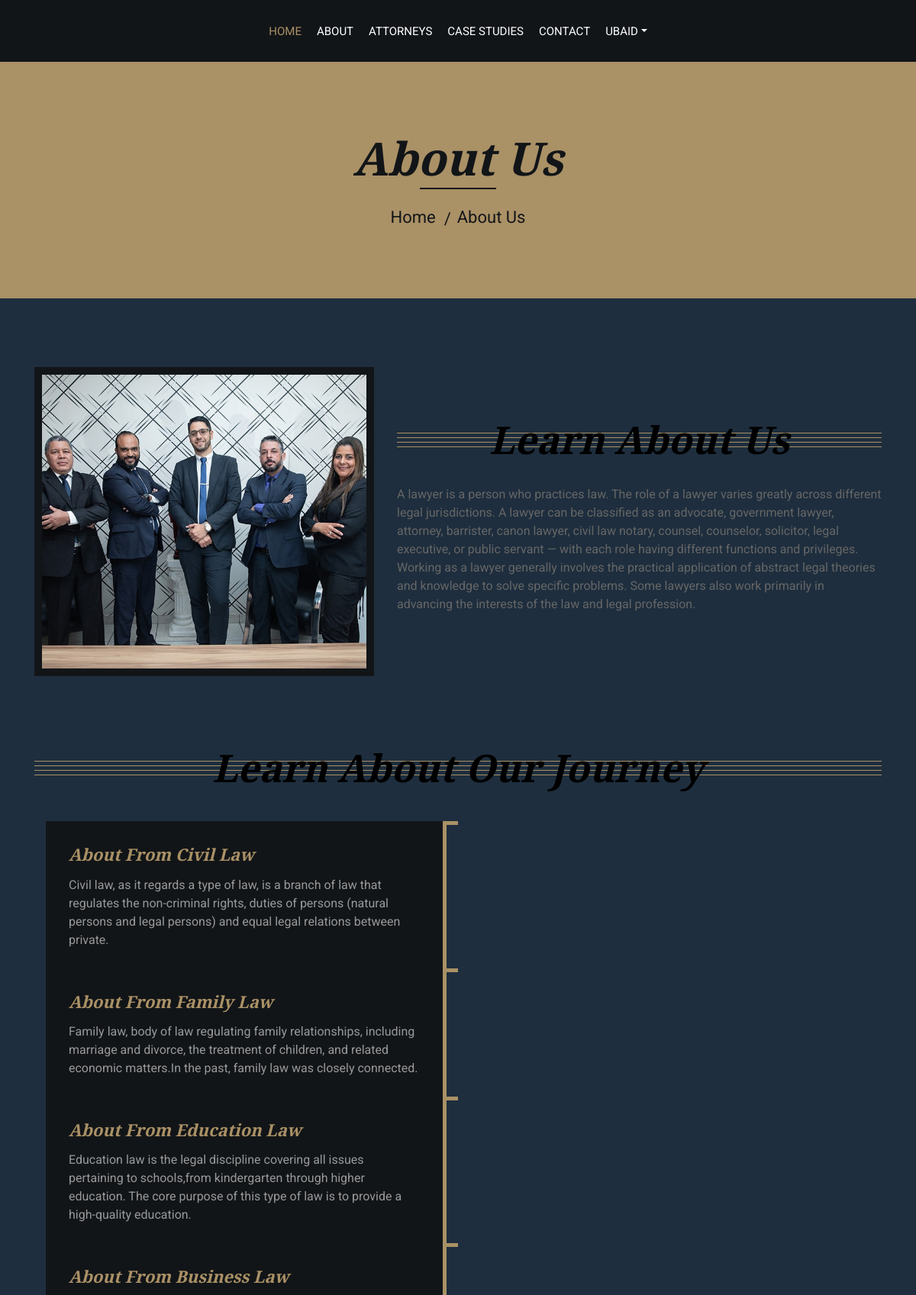
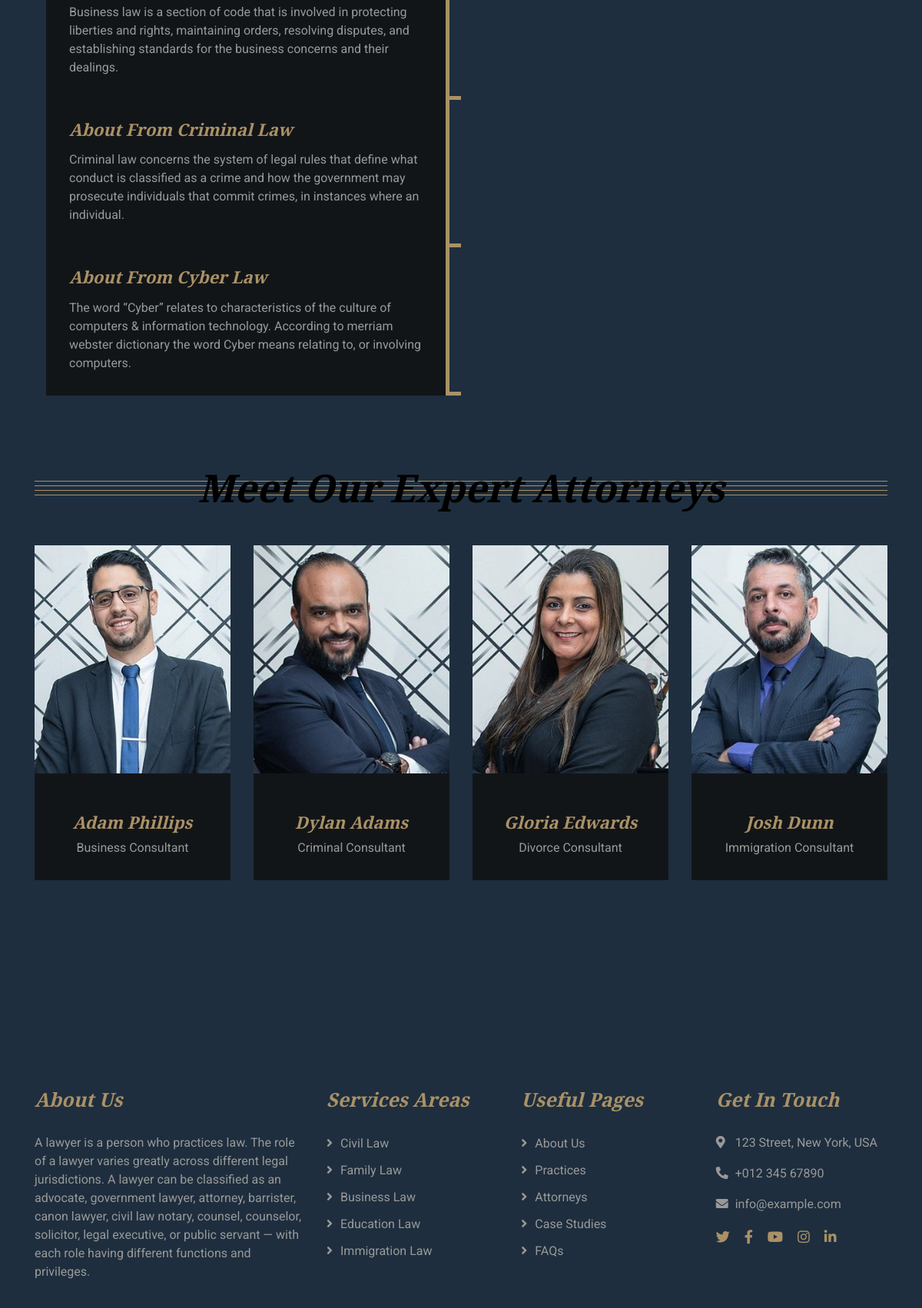
The app's page /about.php (signed in, upper part) with its own data (2 pictures, top to bottom).
### tables this page shows
CREATE TABLE `about` (
  `id` int(11) NOT NULL,
  `name` varchar(200) NOT NULL,
  `desc` varchar(200) NOT NULL
);

### about.php (the view, shortened to what this page needs)
<?php require "hader/navbar.php" ?>
<?php require "connection/connection.php" ?>
 <?php
$sql_insert = "SELECT * FROM `about`";
$about_prepare = $connection->prepare($sql_insert);
$about_prepare->execute();
$fetch_law = $about_prepare->fetchAll(PDO::FETCH_ASSOC);
 ?>
            <div class="page-header">
                <div class="container">
                    <div class="row">
                        <div class="col-12">
                            <h2>About Us</h2>
                        </div>
                        <div class="col-12">
                            <a href="index.php">Home</a>
                            <a href="about.php">About Us</a>
                        </div>
                    </div>
                </div>
            </div>
            <div class="about">
                <div class="container">
                    <div class="row align-items-center">
                        <div class="col-lg-5 col-md-6">
                            <div class="about-img">
                                <img src="img/about.jpg" alt="Image">
                            </div>
                        </div>
                        <div class="col-lg-7 col-md-6">
                            <div class="section-header">
                                <h2>Learn About Us</h2>
                            </div>
                            <div class="about-text">
                            <p>A lawyer is a person who practices law. The role of a lawyer varies greatly across different legal jurisdictions. A lawyer can be classified as an advocate, government lawyer, attorney, barrister, canon lawyer, civil law notary, counsel, counselor, solicitor, legal executive, or public servant — with each role having different functions and privileges. Working as a lawyer generally involves the practical application of abstract legal theories and knowledge to solve specific problems. Some lawyers also work primarily in advancing the interests of the law and legal profession.</p>
                            </div>
                        </div>
                    </div>
                </div>
            </div>
            <div class="timeline">
                <div class="container">
                    <div class="section-header">
                        <h2>Learn About Our Journey</h2>
                    </div>
                    <?php
                foreach($fetch_law as $data){
                ?>
                        <div class="timeline-container left">
                            <div class="timeline-content">
                                <h2><?php echo $data['name'] ?></h2>
                                <p>
                                <?php echo $data['desc'] ?>
                                </p>
                            </div>
                        </div>
<?php } ?>
                </div>
            </div>
            <div class="team">
                <div class="container">
                    <div class="section-header">
                        <h2>Meet Our Expert Attorneys</h2>
                    </div>
                    <div class="row">
                        <div class="col-lg-3 col-md-6">
                            <div class="team-item">
                                <div class="team-img">
                                    <img src="img/team-1.jpg" alt="Team Image">
                                </div>
                                <div class="team-text">
                                    <h2>Adam Phillips</h2>
                                    <p>Business Consultant</p>
                                </div>
                            </div>
                        </div>
                        <div class="col-lg-3 col-md-6">
                            <div class="team-item">
                                <div class="team-img">
                                    <img src="img/team-2.jpg" alt="Team Image">
                                </div>
                                <div class="team-text">
                                    <h2>Dylan Adams</h2>
                                    <p>Criminal Consultant</p>
                                </div>
                            </div>
                        </div>
                        <div class="col-lg-3 col-md-6">
                            <div class="team-item">
                                <div class="team-img">
                                    <img src="img/team-3.jpg" alt="Team Image">
                                </div>
                                <div class="team-text">
                                    <h2>Gloria Edwards</h2>
                                    <p>Divorce Consultant</p>
                                </div>
                            </div>
                        </div>
                        <div class="col-lg-3 col-md-6">
                            <div class="team-item">
                                <div class="team-img">
                                    <img src="img/team-4.jpg" alt="Team Image">
                                </div>
                                <div class="team-text">
                                    <h2>Josh Dunn</h2>
                                    <p>Immigration Consultant</p>
                                </div>
                            </div>
                        </div>
                    </div>
                </div>
            </div>
 <?php require "hader/footer.php" ?>
        </div>
    </body>
</html>

### css/style.css (style rules this page uses)
body { color: #666666; background: #ffffff; font-family: 'Roboto', sans-serif; font-weight: 400; }
h1, h2, h3, h4, h5, h6 { font-family: 'EB Garamond', serif; font-weight: 600; font-style: italic; color: #1E2E3E; }
a { color: #454545; transition: .3s; }
.page-header { position: relative; margin-bottom: 45px; padding: 90px 0; text-align: center; background: #aa9166; }
.page-header h2 { position: relative; color: #121518; font-size: 60px; font-weight: 700; margin-bottom: 20px; padding-bottom: 5px; }
.page-header h2::after { position: absolute; content: ""; width: 100px; height: 2px; left: calc(50% - 50px); bottom: 0; background: #121518; }
.page-header a { position: relative; padding: 0 12px; font-size: 22px; color: #121518; }
.page-header a::after { position: absolute; content: "/"; width: 8px; height: 8px; top: -2px; right: -7px; text-align: center; color: #121518; }
.page-header a:last-child::after { display: none; }
.section-header { position: relative; width: 100%; text-align: center; margin-bottom: 45px; }
.section-header h2 { margin: 0; position: relative; font-size: 50px; font-weight: 700; white-space: nowrap; color:black; z-index: 1; }
.section-header h2::before { position: absolute; content: ""; width: 100%; height: 7px; left: 0; top: 21px; background: transparent; border-top: 1px solid #aa9166; border-bottom: 1px solid #aa9166; z-index: -1; }
.section-header h2::after { position: absolute; content: ""; width: 100%; height: 7px; left: 0; bottom: 20px; background: transparent; border-top: 1px solid #aa9166; border-bottom: 1px solid #aa9166; z-index: -1; }
.about { position: relative; width: 100%; padding: 45px 0; }
.about .section-header { margin-bottom: 30px; }
.about .about-img { position: relative; height: 100%; padding: 10px; background: #121518; }
.about .about-img img { width: 100%; height: 100%; object-fit: cover; }
.about .about-text p { font-size: 16px; }
.team { position: relative; width: 100%; padding: 45px 0 15px 0; }
.team .team-item { margin-bottom: 30px; }
.team .team-img { position: relative; }
.team .team-img img { width: 100%; }
.team .team-text { position: relative; padding: 50px 15px 30px 15px; text-align: center; background: #121518; }
.team .team-text h2 { font-size: 22px; font-weight: 600; color: #aa9166; }
.team .team-text p { margin: 0; color: #999999; }
.timeline { position: relative; padding: 45px 0; }
.timeline .timeline-container { padding: 0 15px; position: relative; background: inherit; width: 50%; margin-top: -5px; }
.timeline .timeline-container.left { left: 0; }
.timeline .timeline-container::before { content: ''; position: absolute; width: 15px; height: 5px; background: #aa9166; z-index: 1; }
.timeline .timeline-container.left::before { top: 0; right: 0; }
.timeline .timeline-container::after { content: ''; position: absolute; width: 15px; height: 5px; background: #aa9166; z-index: 1; }
.timeline .timeline-container.left::after { bottom: 0; right: 0; }
.timeline .timeline-container:first-child::before, .timeline .timeline-container:last-child::before { display: none; }
.timeline .timeline-container .timeline-content { padding: 30px; background: #121518; position: relative; border-right: 5px solid #aa9166; }
.timeline .timeline-container .timeline-content h2 { margin-bottom: 15px; font-size: 22px; font-weight: 600; color: #aa9166; }
.timeline .timeline-container .timeline-content p { margin: 0; font-size: 16px; color: #999999; }

### records on screen
about: name "About From Civil Law", desc "Civil law, as it regards a type of law, is a branch of law that regulates the non-criminal rights, duties of persons (natural persons and legal persons) and equal legal relations between private."
about: name "About From Family Law", desc "Family law, body of law regulating family relationships, including marriage and divorce, the treatment of children, and related economic matters.In the past, family law was closely connected."
about: name "About From Education Law", desc "Education law is the legal discipline covering all issues pertaining to schools,from kindergarten through higher education. The core purpose of this type of law is to provide a high-quality education."
about: name "About From Business Law", desc "Business law is a section of code that is involved in protecting liberties and rights, maintaining orders, resolving disputes, and establishing standards for the business concerns and their dealings."
about: name "About From Criminal Law", desc "Criminal law concerns the system of legal rules that define what conduct is classified as a crime and how the government may prosecute individuals that commit crimes, in instances where an individual."
about: name "About From Cyber Law", desc "The word “Cyber” relates to characteristics of the culture of computers & information technology. According to merriam webster dictionary the word Cyber means relating to, or involving computers."

### other values on screen
$_SESSION['username'] "UBAID"
